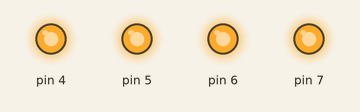
This sketch was run on a simulated Arduino Uno, built with avr-gcc and run on an emulated ATmega328P. Parts: output pins drawn as LEDs (lit = HIGH).

Above: at 0.2 s.
At 1.7 s:
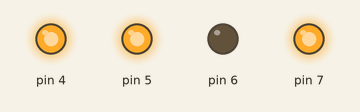
At 3.73 s:
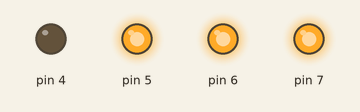
At 5.36 s:
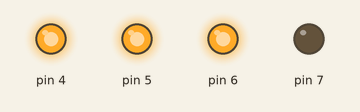
At 7.4 s:
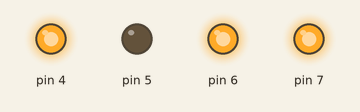
Timing chart, 0 to 7.7 s (numbered marks = the images above):
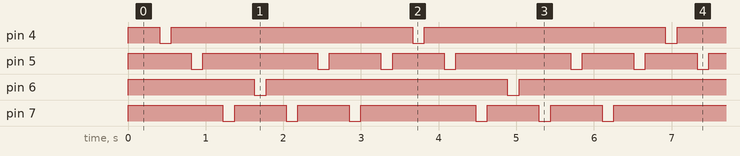

The sketch:

RoboBass.ino
```cpp
/*
 * RoboBass - robotic double bass controller
 * (c) 2021 romir kulshrestha <github.com/romirk>
 */

#include "music_api.h"

Bass bass(4,5,6,7); // actuator relays connected to pins 4, 5, 6, 7. change as needed.
Player player(bass);
char song[] = "E;A;B;D;B;A;B;A;E;A;B;D;B;A;B;A;E;A;B;D;B;A;B;A;E;A;B;D;B;A;B;A"; // sample sequence

void setup()
{
    //Serial.begin(9600);
    bass.reset();
    player.setTempo(90);
    player.load(song);
}

void loop()
{
    player.tick();
}
```

bass_api.h
```cpp
/*
 * hardware API for arduino double bass
 * (c) 2021 romir kulshrestha <github.com/romirk>
 */

#include "Arduino.h"

#ifndef Bass_h
#define Bass_h

/**
 * Bass API
 */
class Bass
{
  int stringPins[4];
  long stringActivation[4] = {0};

public:
  Bass()
  {
    Bass(9, 10, 11, 12);
  }

  Bass(int s1, int s2, int s3, int s4)
  {
    pinMode(s1, OUTPUT);
    pinMode(s2, OUTPUT);
    pinMode(s3, OUTPUT);
    pinMode(s4, OUTPUT);
    stringPins[0] = s1;
    stringPins[1] = s2;
    stringPins[2] = s3;
    stringPins[3] = s4;
  }

  /**
   * update string activation. called once per loop with current timestamp.
   */
  void tick(long long t)
  {

    for (size_t i = 0; i < 4; i++)
    {
      if (stringActivation[i] - t <= 0)
      {
        stringActivation[i] = 0;
        digitalWrite(stringPins[i], HIGH);
      }
      else
      {
        digitalWrite(stringPins[i], LOW);
      }
    }
  }

  void tick() { tick(millis()); }

  /**
   * reset all actuators to starting position.
   */
  void reset()
  {
    for (size_t i = 0; i < 4; i++)
    {
      digitalWrite(stringPins[i], LOW);
    }
  }

  /**
   * pluck a string. specify string and length of note.
   */
  void pluck(int string, int len)
  {
    stringActivation[string] = millis() + len;
  }

  void pluck(int string)
  {
    pluck(string, 100);
  }

  void pluck(int seq[4])
  {
    pluck(0, seq[0]);
    pluck(1, seq[1]);
    pluck(2, seq[2]);
    pluck(3, seq[3]);
  }
};

#endif
```

music_api.h
```cpp
/*
 * player API for arduino double bass
 * (c) 2021 romir kulshrestha <github.com/romirk>
 */

#include "Arduino.h"
#include "bass_api.h"

#ifndef Music_h
#define Music_h

/**
 * Note API
 */
class Player
{
    Bass bass;
    int tempo = 90;
    int frequency = 90 * 1000 / 60;
    char *song;
    int head = 0;
    bool loop = true;
    bool playing = false;
    long long noteTime = 0;

public:
    Player(Bass b) : bass(b)
    {
    }

    /**
     * load a note sequence
     */
    int **load(char *s)
    {
        song = s;
        playing = true;
    }

    /**
     * play next note sequence
     */
    void playNext()
    {
        do
        {
            char n = song[head++];
            if (n == ';')
                break;
            switch (n)
            {
            case 'E':
            case 'e':
                bass.pluck(0, 150);
                break;
            case 'A':
            case 'a':
                bass.pluck(1, 150);
                break;
            case 'D':
            case 'd':
                bass.pluck(2, 150);
                break;
            case 'B':
            case 'b':
                bass.pluck(3, 150);
                break;
            }
        } while (song[head]);
        if (!song[head])
            playing = false;
    }

    /**
     * plays notes by calling bass object. called once per loop.
     */
    void tick()
    {
        if (!playing)
        {
            if (loop)
            {
                head = 0;
                playing = true;
            }
            else
                return;
        }

        long long t = millis();
        if (t - noteTime >= frequency)
        {
            noteTime = t;
            playNext();
        }
        bass.tick(t);
    }

    /**
     * you tell me
     */
    void setTempo(int t)
    {
        tempo = t;
        frequency = t * 1000 / 60;
    }
};
#endif
```

Measured:
- by itself, pin 4, pin 6: repeats every 3.3 s: LOW 0.15 s, HIGH 3.1 s
- by itself, pin 5: repeats every 3.3 s: LOW 0.15 s, HIGH 1.5 s, 2 × (LOW 0.15 s, HIGH 0.66 s)
- by itself, pin 7: repeats every 3.3 s: 2 × (LOW 0.15 s, HIGH 0.66 s), LOW 0.15 s, HIGH 1.5 s
